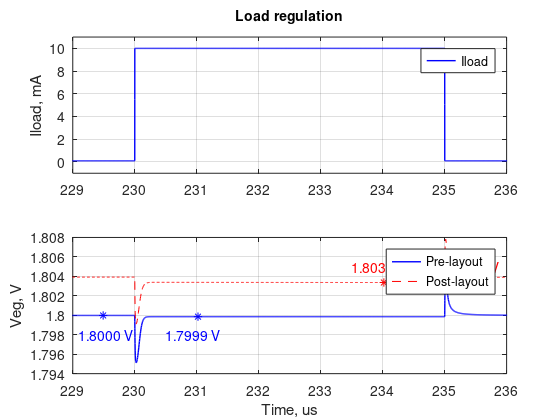

MATLAB code for this plot: (Note: this script raises an error after producing the figure.)
%% load line reg tran data for sch
clear all;
load('ldo_loadr_tran_sch.mat');
load('ldo_loadr_tran_pex.mat');
% data includes 266 to 279u period  in between

%% plotting

plotwidth = 1;
time = (time_sch*10^6);
timep = (time_pex*10^6);
Iload_sch = Iload_lr_sch*1000;
Iload_pex = Iload_lr_pex*1000;

f1 = figure(1);
subplot(2,1,1);
p1 = plot(time, Iload_sch, 'b'); hold on;
    %plot(timep, Iload_pex, 'r--');
    hold off;
set(p1, 'linewidth', plotwidth);
grid on;
xlim([229, 236]); %
ylim([-1, 11]);
ylabel('Iload, mA');
legend('Iload');
title('Load regulation', 'FontSize', 10);

subplot(2,1,2);
p1 = plot(time, vreg_lr_sch, 'b'); hold on;
    plot(timep, vreg_lr_pex, 'r--'); 
set(p1, 'linewidth', plotwidth);
grid on;

txt1 = sprintf('%.4f V', mean(vreg_lr_sch(1:600)));
txt2 = sprintf('%.4f V', mean(vreg_lr_sch(1000:1600)));
txt1p = sprintf('%.4f V', mean(vreg_lr_pex(1:600)));
txt2p = sprintf('%.4f V', mean(vreg_lr_pex(1000:1600)));

%line regulation
loadr = (mean(vreg_lr_sch(1:600)) - mean(vreg_lr_sch(1000:1600)))/10*1000000; % uV/mA
loadrp = (mean(vreg_lr_pex(1:600)) - mean(vreg_lr_pex(1000:1600)))/10*1000000; % uV/mA

plot(time(700), vreg_lr_sch(700), '*b');
plot(time(1015), vreg_lr_sch(1015), '*b');
plot(timep(1615), vreg_lr_pex(1615), '*r');
plot(timep(1950), vreg_lr_pex(1950), '*r');


text(229.1, 1.798, txt1, 'color', 'b');
text(230.5, 1.798, txt2, 'color', 'b');
text(235, 1.805, txt1p, 'color', 'r');
text(233.5, 1.805, txt2p, 'color', 'r');
legend('Vreg','location', 'best');

legend('Pre-layout', 'Post-layout', 'location', 'best');

xlabel('Time, us'); ylabel('Veg, V');
xlim([229, 236]); 
% ylim([0, 2]);
%% save image
set(f1,'Units','Inches');
pos = get(f1,'Position');
set(f1,'PaperPositionMode','Auto','PaperUnits','Inches','PaperSize',[pos(3), pos(4)]);
print(f1, 'ldo_loadr_both.pdf', '-dpdf');
movefile('ldo_loadr_both.pdf','../img/ldo_loadr_both.pdf');
